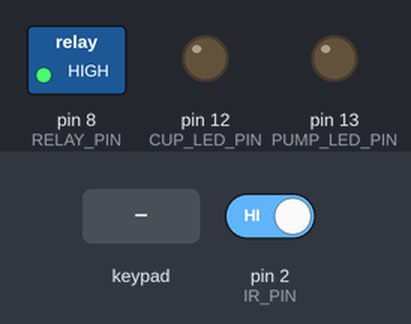
Recording of a sketch running on a simulated Arduino Uno, built with avr-gcc and run on an emulated ATmega328P. Parts: switched loads named in the sketch (green lamp = pin HIGH), output pins drawn as LEDs (lit = HIGH). The inputs (shaded band) are chosen by the test bench; at power-on: pin 2 (IR_PIN) HIGH.

Above: at 1.2 s.
1.3 s: pin 2 (IR_PIN) driven LOW
At 1.6 s:
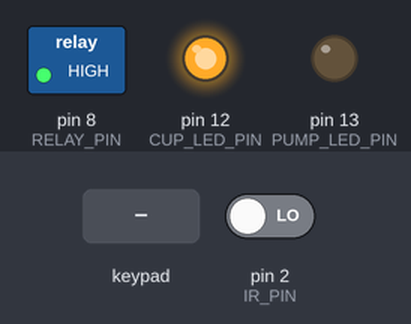
2.8 s: key '1' pressed
At 3.1 s:
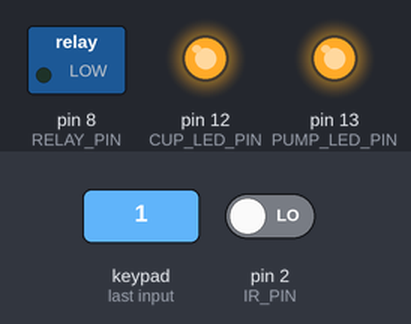
5.8 s: key '2' pressed
At 6.5 s:
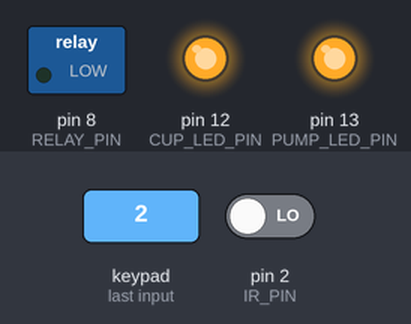
8.8 s: pin 2 (IR_PIN) driven HIGH
At 10.0 s:
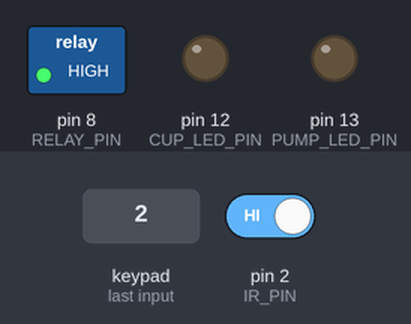
Timing chart, 0 to 11.3 s (numbered marks = the images above; inputs shaded):
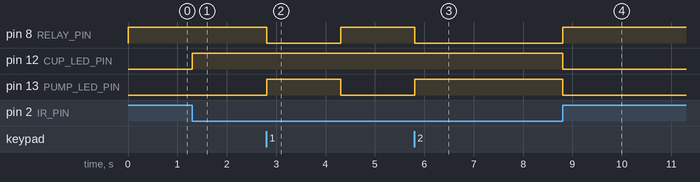

Measured:
- after the input at 1.3 s, pin 12 (CUP_LED_PIN): LOW → HIGH at once
- after the input at 2.8 s, pin 8 (RELAY_PIN): HIGH → LOW at once, → HIGH 1.5 s later; pin 13 (PUMP_LED_PIN): LOW → HIGH at once, → LOW 1.5 s later
- after the input at 5.8 s, pin 8 (RELAY_PIN): HIGH → LOW at once; pin 13 (PUMP_LED_PIN): LOW → HIGH at once
- after the input at 8.8 s, pin 12 (CUP_LED_PIN): HIGH → LOW at once

The sketch:

automatic_water_dispenser.ino
```cpp
#include <Keypad.h>

// ---------- PINS ----------
const uint8_t RELAY_PIN      = 8;   // Relay input
const uint8_t IR_PIN         = 2;   // IR sensor OUT
const uint8_t CUP_LED_PIN    = 12;  // Cup detected LED
const uint8_t PUMP_LED_PIN   = 13;  // Pump running LED

bool RELAY_ACTIVE_HIGH = false;     // change to false if relay is active LOW
bool IR_ACTIVE_HIGH    = false;     // change if IR module works opposite

// ---------- KEYPAD ----------
const byte ROWS = 4;
const byte COLS = 4;

char keys[ROWS][COLS] = {
  {'1','2','3','A'},
  {'4','5','6','B'},
  {'7','8','9','C'},
  {'*','0','#','D'}
};

// wire order in keypad connector; adjust if needed
byte rowPins[ROWS] = {9, 10, 11, 3};
byte colPins[COLS] = {4, 5, 6, 7};

Keypad keypad = Keypad(makeKeymap(keys), rowPins, colPins, ROWS, COLS);

// ---------- VARIABLES ----------
unsigned long pumpEndTime = 0;

// Pump times
const unsigned long TIME_50  = 1500;   // adjust after calibration
const unsigned long TIME_100 = 3000;
const unsigned long TIME_150 = 4500;


// ---------- FUNCTIONS ----------
void setPump(bool on) {
  if (RELAY_ACTIVE_HIGH) digitalWrite(RELAY_PIN, on ? HIGH : LOW);
  else                   digitalWrite(RELAY_PIN, on ? LOW : HIGH);

  digitalWrite(PUMP_LED_PIN, on ? HIGH : LOW);
}


// ---------- SETUP ----------
void setup() {
  pinMode(RELAY_PIN, OUTPUT);
  pinMode(IR_PIN, INPUT);
  pinMode(CUP_LED_PIN, OUTPUT);
  pinMode(PUMP_LED_PIN, OUTPUT);

  setPump(false);  // pump OFF at startup
}


// ---------- LOOP ----------
void loop() {

  // --- Read IR sensor ---
  bool cupDetected = digitalRead(IR_PIN) == (IR_ACTIVE_HIGH ? HIGH : LOW);
  digitalWrite(CUP_LED_PIN, cupDetected ? HIGH : LOW);


  // --- Handle keypad input ---
  char key = keypad.getKey();

  if (key && cupDetected) {
    if (key == '1') pumpEndTime = millis() + TIME_50;
    if (key == '2') pumpEndTime = millis() + TIME_100;
    if (key == '3') pumpEndTime = millis() + TIME_150;
  }


  // --- Pump control timer ---
  if (millis() < pumpEndTime) {
    setPump(true);
  } else {
    setPump(false);
  }
}
```
